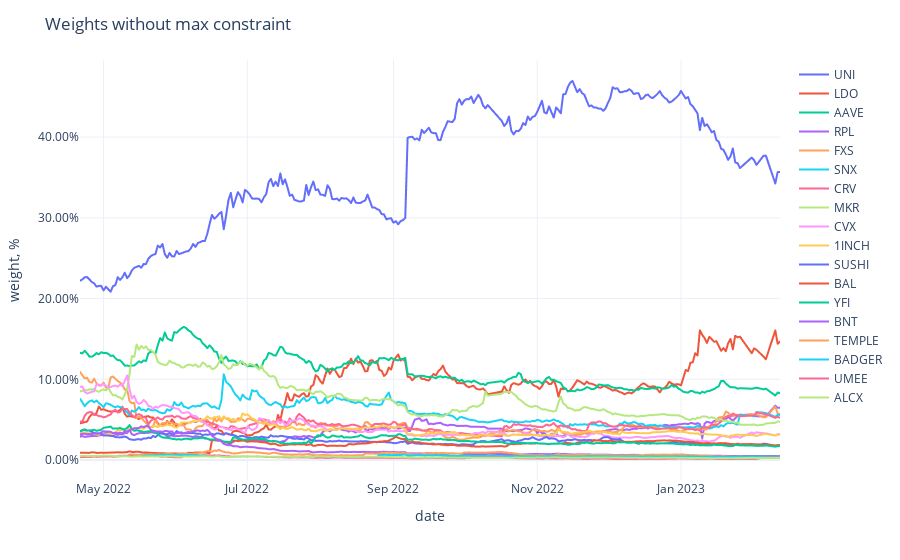

This figure's notebook cell:
### Code cell
fig = px.line(weights,
              labels={'value': 'weight, %', 'variable': ''})
fig.update_traces(
    hovertemplate="%{y}"
)
fig.update_yaxes(
    tickformat=".2%",
)
fig.update_xaxes(
    showspikes=True,
    spikethickness=2,
    spikedash="dot",
    spikecolor="#999999",
    spikemode="across",
)
fig.update_layout(
    ## showlegend=False,
    hovermode="x",
    hoverdistance=100,  ## Distance to show hover label of data point
    spikedistance=1000,  ## Distance to show spike
    template='plotly_white',
    title='Weights without max constraint'
)

### Figure 1 — Plotly figure (JSON) as saved in the notebook; plotly's stock layout.template omitted (floating-point values rounded to 4 significant figures; data arrays with more than 128 entries replaced by an {"elided": "..."} marker saying what was removed)
{"data": [{"hovertemplate": "%{y}", "legendgroup": "UNI", "line": {"color": "#636efa", "dash": "solid"}, "marker": {"symbol": "circle"}, "mode": "lines", "name": "UNI", "showlegend": true, "type": "scattergl", "x": {"elided": "284 str values"}, "xaxis": "x", "y": {"elided": "284 float values"}, "yaxis": "y"}, {"hovertemplate": "%{y}", "legendgroup": "LDO", "line": {"color": "#EF553B", "dash": "solid"}, "marker": {"symbol": "circle"}, "mode": "lines", "name": "LDO", "showlegend": true, "type": "scattergl", "x": {"elided": "284 str values"}, "xaxis": "x", "y": {"elided": "284 float values"}, "yaxis": "y"}, {"hovertemplate": "%{y}", "legendgroup": "AAVE", "line": {"color": "#00cc96", "dash": "solid"}, "marker": {"symbol": "circle"}, "mode": "lines", "name": "AAVE", "showlegend": true, "type": "scattergl", "x": {"elided": "284 str values"}, "xaxis": "x", "y": {"elided": "284 float values"}, "yaxis": "y"}, {"hovertemplate": "%{y}", "legendgroup": "RPL", "line": {"color": "#ab63fa", "dash": "solid"}, "marker": {"symbol": "circle"}, "mode": "lines", "name": "RPL", "showlegend": true, "type": "scattergl", "x": {"elided": "284 str values"}, "xaxis": "x", "y": {"elided": "284 float values"}, "yaxis": "y"}, {"hovertemplate": "%{y}", "legendgroup": "FXS", "line": {"color": "#FFA15A", "dash": "solid"}, "marker": {"symbol": "circle"}, "mode": "lines", "name": "FXS", "showlegend": true, "type": "scattergl", "x": {"elided": "284 str values"}, "xaxis": "x", "y": {"elided": "284 float values"}, "yaxis": "y"}, {"hovertemplate": "%{y}", "legendgroup": "SNX", "line": {"color": "#19d3f3", "dash": "solid"}, "marker": {"symbol": "circle"}, "mode": "lines", "name": "SNX", "showlegend": true, "type": "scattergl", "x": {"elided": "284 str values"}, "xaxis": "x", "y": {"elided": "284 float values"}, "yaxis": "y"}, {"hovertemplate": "%{y}", "legendgroup": "CRV", "line": {"color": "#FF6692", "dash": "solid"}, "marker": {"symbol": "circle"}, "mode": "lines", "name": "CRV", "showlegend": true, "type": "scattergl", "x": {"elided": "284 str values"}, "xaxis": "x", "y": {"elided": "284 float values"}, "yaxis": "y"}, {"hovertemplate": "%{y}", "legendgroup": "MKR", "line": {"color": "#B6E880", "dash": "solid"}, "marker": {"symbol": "circle"}, "mode": "lines", "name": "MKR", "showlegend": true, "type": "scattergl", "x": {"elided": "284 str values"}, "xaxis": "x", "y": {"elided": "284 float values"}, "yaxis": "y"}, {"hovertemplate": "%{y}", "legendgroup": "CVX", "line": {"color": "#FF97FF", "dash": "solid"}, "marker": {"symbol": "circle"}, "mode": "lines", "name": "CVX", "showlegend": true, "type": "scattergl", "x": {"elided": "284 str values"}, "xaxis": "x", "y": {"elided": "284 float values"}, "yaxis": "y"}, {"hovertemplate": "%{y}", "legendgroup": "1INCH", "line": {"color": "#FECB52", "dash": "solid"}, "marker": {"symbol": "circle"}, "mode": "lines", "name": "1INCH", "showlegend": true, "type": "scattergl", "x": {"elided": "284 str values"}, "xaxis": "x", "y": {"elided": "284 float values"}, "yaxis": "y"}, {"hovertemplate": "%{y}", "legendgroup": "SUSHI", "line": {"color": "#636efa", "dash": "solid"}, "marker": {"symbol": "circle"}, "mode": "lines", "name": "SUSHI", "showlegend": true, "type": "scattergl", "x": {"elided": "284 str values"}, "xaxis": "x", "y": {"elided": "284 float values"}, "yaxis": "y"}, {"hovertemplate": "%{y}", "legendgroup": "BAL", "line": {"color": "#EF553B", "dash": "solid"}, "marker": {"symbol": "circle"}, "mode": "lines", "name": "BAL", "showlegend": true, "type": "scattergl", "x": {"elided": "284 str values"}, "xaxis": "x", "y": {"elided": "284 float values"}, "yaxis": "y"}, {"hovertemplate": "%{y}", "legendgroup": "YFI", "line": {"color": "#00cc96", "dash": "solid"}, "marker": {"symbol": "circle"}, "mode": "lines", "name": "YFI", "showlegend": true, "type": "scattergl", "x": {"elided": "284 str values"}, "xaxis": "x", "y": {"elided": "284 float values"}, "yaxis": "y"}, {"hovertemplate": "%{y}", "legendgroup": "BNT", "line": {"color": "#ab63fa", "dash": "solid"}, "marker": {"symbol": "circle"}, "mode": "lines", "name": "BNT", "showlegend": true, "type": "scattergl", "x": {"elided": "284 str values"}, "xaxis": "x", "y": {"elided": "284 float values"}, "yaxis": "y"}, {"hovertemplate": "%{y}", "legendgroup": "TEMPLE", "line": {"color": "#FFA15A", "dash": "solid"}, "marker": {"symbol": "circle"}, "mode": "lines", "name": "TEMPLE", "showlegend": true, "type": "scattergl", "x": {"elided": "284 str values"}, "xaxis": "x", "y": {"elided": "284 float values"}, "yaxis": "y"}, {"hovertemplate": "%{y}", "legendgroup": "BADGER", "line": {"color": "#19d3f3", "dash": "solid"}, "marker": {"symbol": "circle"}, "mode": "lines", "name": "BADGER", "showlegend": true, "type": "scattergl", "x": {"elided": "284 str values"}, "xaxis": "x", "y": {"elided": "284 float values"}, "yaxis": "y"}, {"hovertemplate": "%{y}", "legendgroup": "UMEE", "line": {"color": "#FF6692", "dash": "solid"}, "marker": {"symbol": "circle"}, "mode": "lines", "name": "UMEE", "showlegend": true, "type": "scattergl", "x": {"elided": "284 str values"}, "xaxis": "x", "y": {"elided": "284 float values"}, "yaxis": "y"}, {"hovertemplate": "%{y}", "legendgroup": "ALCX", "line": {"color": "#B6E880", "dash": "solid"}, "marker": {"symbol": "circle"}, "mode": "lines", "name": "ALCX", "showlegend": true, "type": "scattergl", "x": {"elided": "284 str values"}, "xaxis": "x", "y": {"elided": "284 float values"}, "yaxis": "y"}], "layout": {"hoverdistance": 100, "hovermode": "x", "legend": {"title": {"text": ""}, "tracegroupgap": 0}, "margin": {"t": 60}, "spikedistance": 1000, "title": {"text": "Weights without max constraint"}, "xaxis": {"anchor": "y", "domain": [0, 1], "showspikes": true, "spikecolor": "#999999", "spikedash": "dot", "spikemode": "across", "spikethickness": 2, "title": {"text": "date"}}, "yaxis": {"anchor": "x", "domain": [0, 1], "tickformat": ".2%", "title": {"text": "weight, %"}}}}
